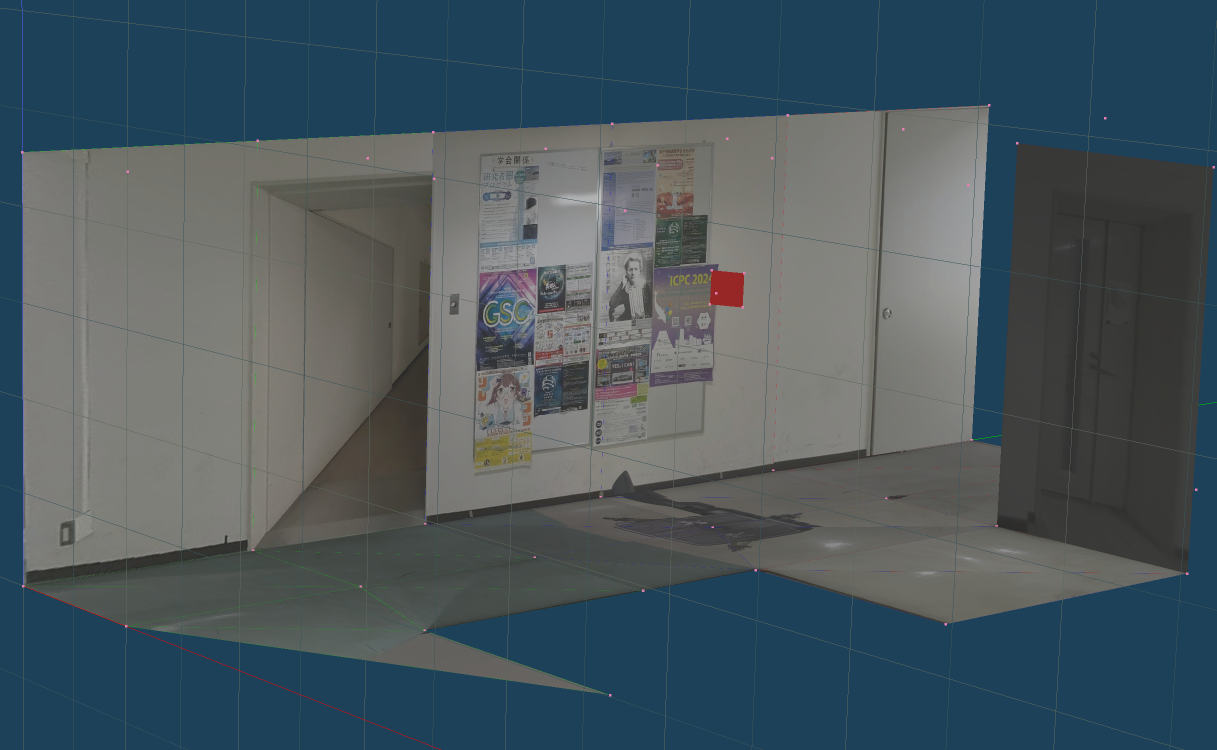
#> input picture tex/M1/スクリーンショット 2025-01-08 145912.png, 2433 x 1500 px (shown at 1/2 size)
$ python down.py
#> lines starting #> are read from the running program, lines starting #| are printed output that depends on the picture
from PIL import Image
import os

# 縮小率
scale = 0.5
# 対応画像拡張子
IMAGE_EXTENSIONS = ('.jpg', '.jpeg', '.png')

# 入力
path = input("画像ファイル名またはディレクトリを入力してください: ").strip()
#> the answer given: ../../../M1/スクリーンショット 2025-01-08 145912.png

def resize_image(full_path):
    try:
        img = Image.open(full_path)
#> img is the input picture: PIL image 2433x1500 RGBA; mean R, G, B, A 74.4, 87.9, 95.1, 255
        new_size = (int(img.width * scale), int(img.height * scale))
#> new_size = (1216, 750)
        img_resized = img.resize(new_size, Image.LANCZOS)
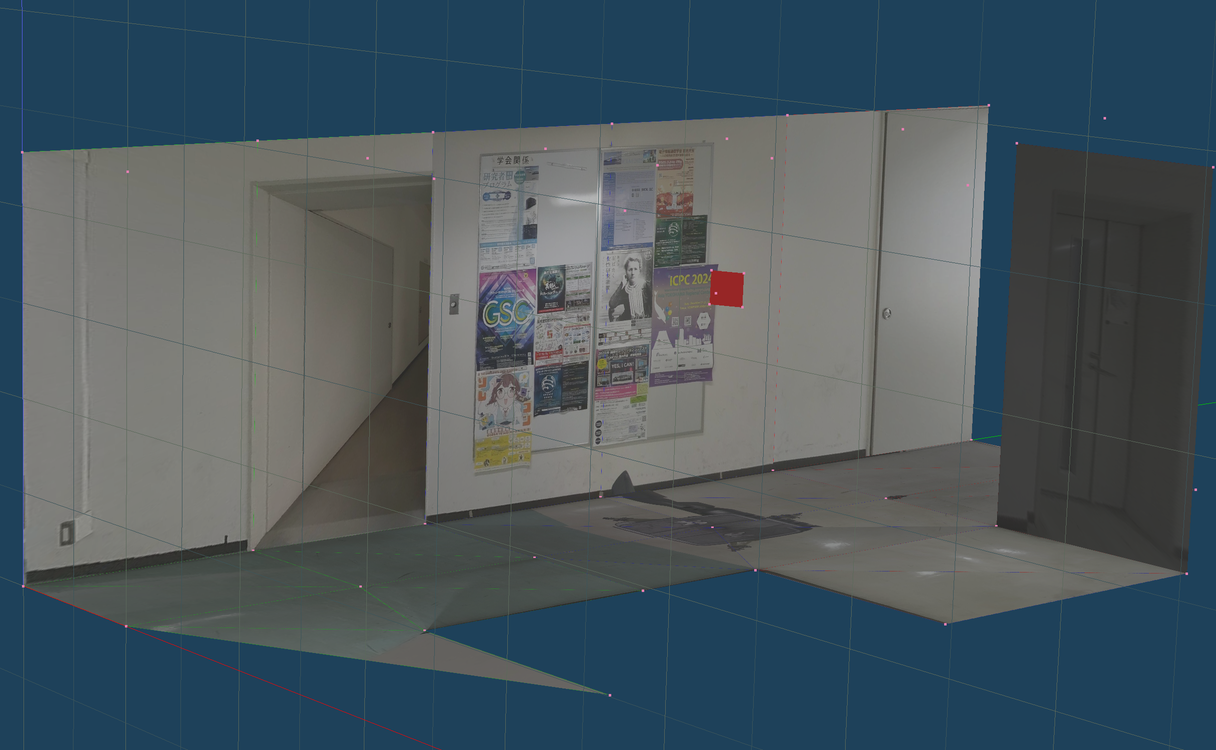
#> img_resized: PIL image 1216x750 RGBA; mean R, G, B, A 74.4, 87.9, 95.1, 255
        img_resized.save(full_path)
        print(f"{os.path.basename(full_path)} を縮小して上書き保存しました。")
    except Exception as e:
        print(f"{os.path.basename(full_path)} の処理中にエラーが発生しました: {e}")

# ファイルかディレクトリか判定
if os.path.isfile(path):
    if path.lower().endswith(IMAGE_EXTENSIONS):
        resize_image(path)
    else:
        print("エラー: 画像ファイルではありません。")
elif os.path.isdir(path):
    image_files = [f for f in os.listdir(path) if f.lower().endswith(IMAGE_EXTENSIONS)]
    if not image_files:
        print("指定されたディレクトリに画像ファイルが見つかりません。")
    else:
        for file in image_files:
            full_path = os.path.join(path, file)
            resize_image(full_path)
else:
    print("エラー: ファイルまたはディレクトリが見つかりません。")
